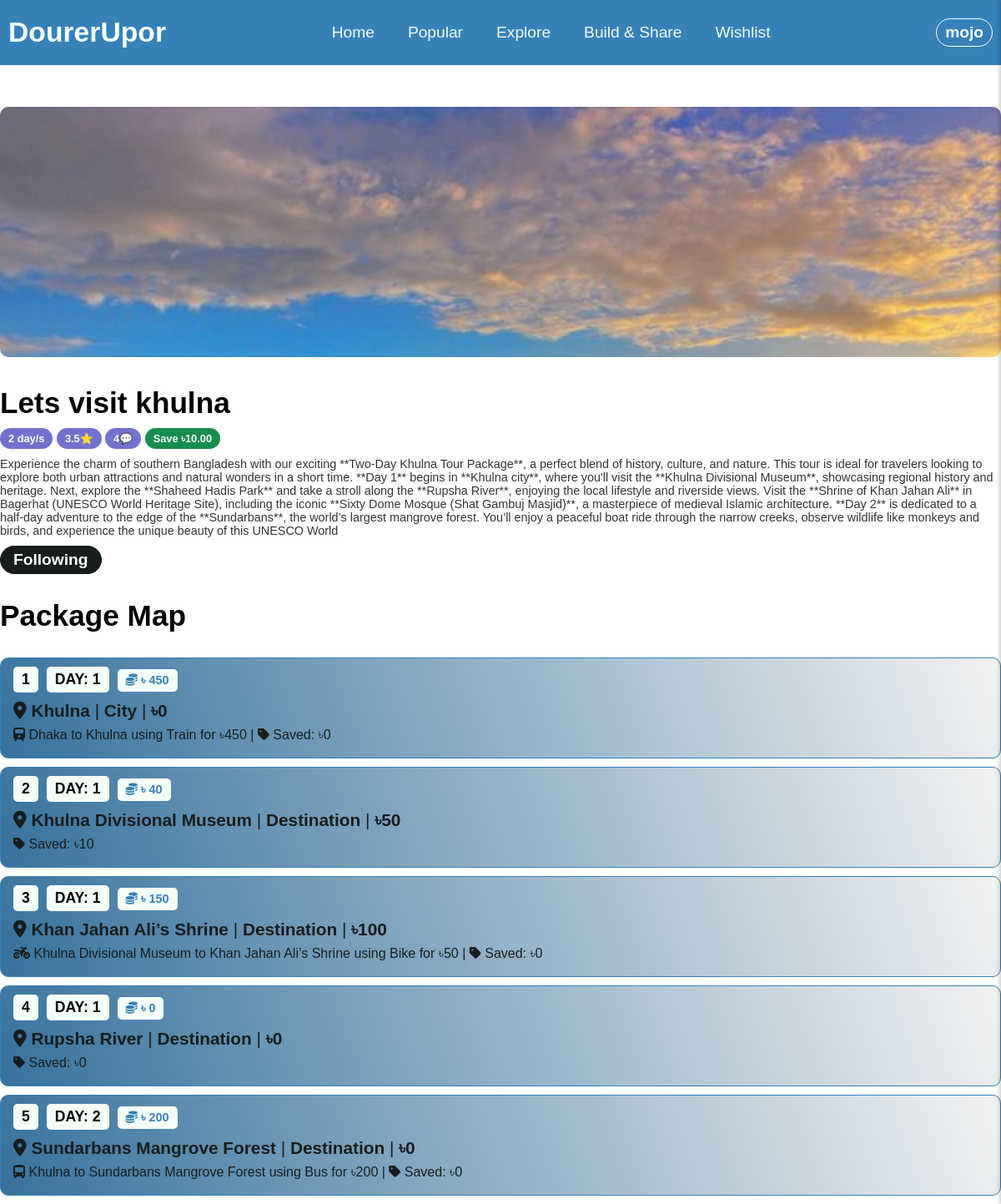
Before: /Shadhin-experiment/package.php?id=4 (signed in) with the older database file.
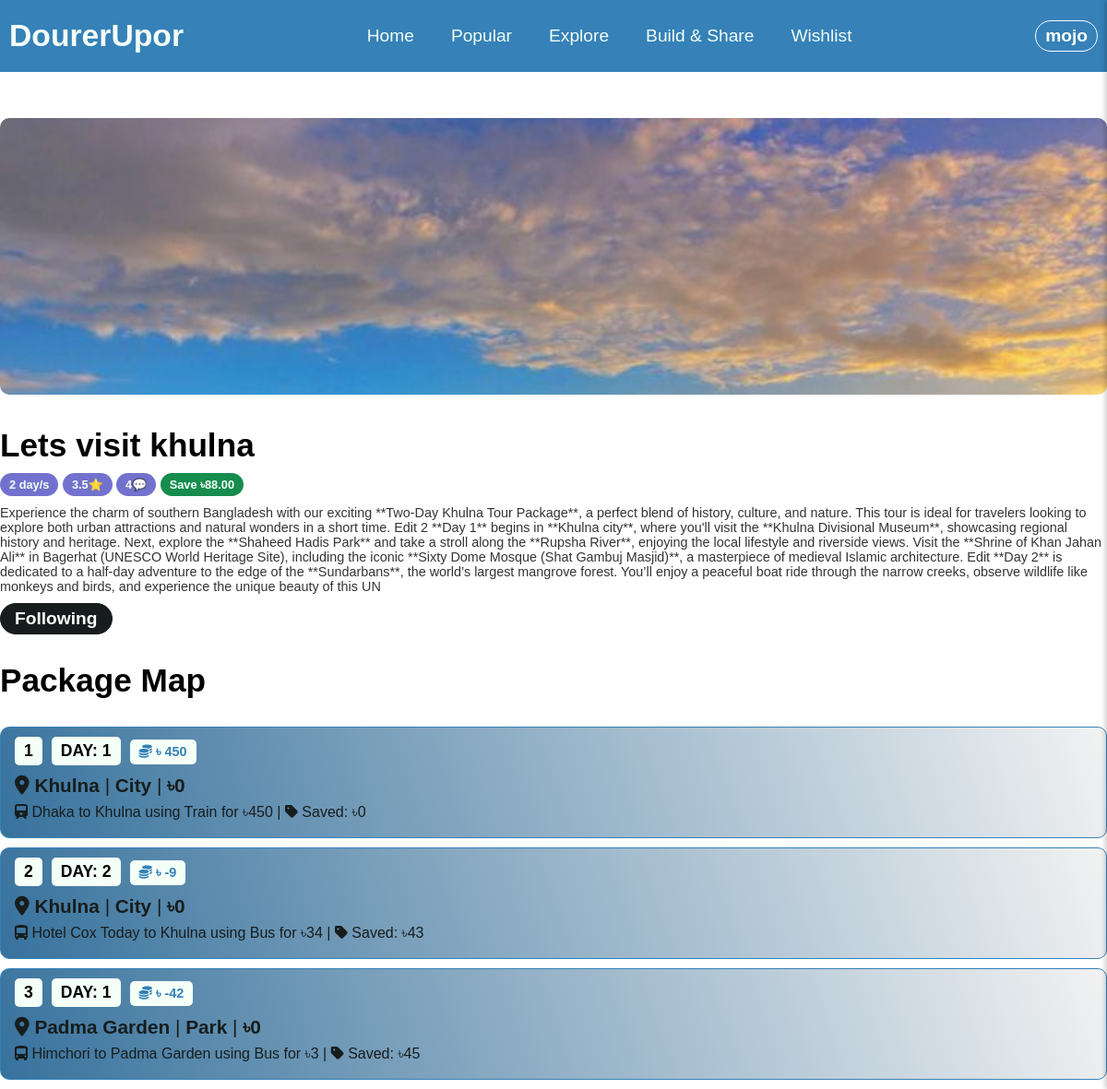
After: the same page with the newer database file.
### tables this page shows
CREATE TABLE `packages` (
  `package_id` int(11) NOT NULL,
  `package_name` varchar(255) NOT NULL,
  `publish_time` timestamp NOT NULL DEFAULT current_timestamp(),
  `build_by` int(11) NOT NULL,
  `status` varchar(255) NOT NULL DEFAULT 'pending',
  `details` varchar(1000) NOT NULL,
  `image` varchar(255) NOT NULL DEFAULT 'unknown.jpg'
);

CREATE TABLE `package_details` (
  `package_id` int(11) NOT NULL,
  `destination_id` int(11) NOT NULL,
  `money_saved` decimal(10,0) NOT NULL DEFAULT 0,
  `day_count` int(11) NOT NULL,
  `step_number` int(11) NOT NULL,
  `pickup` int(11) DEFAULT NULL,
  `transport_type` varchar(255) DEFAULT NULL,
  `cost` decimal(10,0) NOT NULL DEFAULT 0
);

CREATE TABLE `destinations` (
  `destination_id` int(11) NOT NULL,
  `name` varchar(255) NOT NULL,
  `country` varchar(255) NOT NULL DEFAULT 'Bangladesh',
  `type` varchar(255) DEFAULT 'Destination',
  `cost` decimal(10,0) NOT NULL
);

### Shadhin-experiment/DesignPatterns/imageProxy.php (called while the page is built, shortened)
<?php
function getLazyBackgroundImage($imageName) {
    return "data-bg='" . $imageName . "' class='lazy-bg'";
}
?>

### Shadhin-experiment/package.php (the view, shortened to what the changed rows need)
<?php
$packageId = isset($_GET['id']) ? intval($_GET['id']) : null;
include "decoration.php";
include "DesignPatterns/imageProxy.php";
$conn = Database::getInstance()->getConnection();
$email = isset($_SESSION['email']) ? $_SESSION['email'] : null;
$selectData = $conn->prepare("
SELECT
    p.package_id,
    p.package_name,
    p.details,
    p.image,
    COUNT(DISTINCT pf.user_id) AS Followers,
    AVG(DISTINCT r.rating) AS Rating,
    COUNT(DISTINCT r.review_id) AS TotalReview,
    SUM(DISTINCT pd.money_saved) as Saved,
    MAX(DISTINCT pd.day_count) as TotalDays,
    MAX(CASE WHEN u.email = '{$email}' THEN u.id ELSE NULL END) AS LoggedInUserId
FROM
    packages p
LEFT JOIN
    package_details pd ON p.package_id = pd.package_id
LEFT JOIN
    reviews r ON p.package_id = r.package_id
LEFT JOIN
    package_followers pf ON p.package_id = pf.package_id
LEFT JOIN
	user u ON pf.user_id = u.id
GROUP BY
    p.package_id, p.package_name
HAVING p.package_id = {$packageId}
ORDER BY Followers DESC, Rating DESC
");
$selectData->execute();
$rows = $selectData->fetchAll(PDO::FETCH_ASSOC);
?>
<!DOCTYPE html>
<html>
<head>
</head>
<body>
 <section id="package-details">
        <div class="package-details-container">
        <?php foreach ($rows as $row):
            $package_id = $row['package_id'];
            $package_name = $row['package_name'];
            $details = $row['details'];
            $coverImage = $row['image'];
            $totalDays = $row['TotalDays'];
            $rating = number_format($row['Rating'], 1);
            $totalReview = $row['TotalReview'];
            $saved = number_format($row['Saved'], 2);
            $loggedInUserId = $row['LoggedInUserId'];
        ?>
            <div class="package-details" data-package-id="<?php echo $package_id; ?>">
                <div class="left">
                    <div class="package-cover lazy-bg" <?php echo getLazyBackgroundImage("img/package-cover/{$coverImage}"); ?> style="background-repeat: no-repeat; background-size: cover; border-radius: 10px;"></div>
                </div>
                <div class="right">
                    <h3 class="package-name card-item"><?php echo htmlspecialchars($package_name); ?></h3>
                    <div class="card-item">
                        <button disabled class="theme-btn info-btn"><?php echo htmlspecialchars($totalDays); ?> day/s</button>
                        <button disabled class="theme-btn info-btn"><?php echo htmlspecialchars($rating); ?>⭐</button>
                        <button disabled class="theme-btn info-btn"><?php echo htmlspecialchars($totalReview); ?>💬</button>
                        <button disabled class="theme-btn info-btn offer">Save ৳<?php echo $saved; ?></button>
                    </div>
                    <p class="card-item package-brief"><?php echo htmlspecialchars($details); ?></p>
                    <div class="card-item">
                        <?php if (isset($_SESSION['email'])): ?>
                            <?php if ($loggedInUserId == null): ?>
                                <button class="theme-btn follow-btn">Follow</button>
                            <?php else: ?>
                                <button class="theme-btn remove-btn">Following</button>
                                <?php endif; ?>
                        <?php endif; ?>
                    </div>
                </div>
            </div>
            <?php endforeach; ?>
        </div>
    </section>
    <?php
    $selectPackageDetails = $conn->prepare("
    	SELECT p.package_id,pd.step_number as stepCount ,pd.day_count as dayCount, d.cost as DestCost, d.name as Destination, d.type as DestType, dp.name as pickup, pd.transport_type as TransType, pd.cost as transCost, pd.money_saved as Saved
		FROM package_details pd
		LEFT JOIN packages p ON p.package_id = pd.package_id
		LEFT JOIN destinations d ON d.destination_id = pd.destination_id
		LEFT JOIN destinations dp ON dp.destination_id = pd.pickup
		WHERE p.package_id = {$packageId}
		ORDER BY pd.step_number ASC
    	");
    $selectPackageDetails->execute();
	$rows = $selectPackageDetails->fetchAll(PDO::FETCH_ASSOC);
    ?>
    <section id="package-map">
    	<h1 class="package-map-title">Package Map</h1>
    	<div class="map-card-container">
    		<?php foreach ($rows as $row):
	    		$stepCount   = $row['stepCount'];
			    $dayCount    = $row['dayCount'];
			    $destCost    = $row['DestCost'];
			    $destination = $row['Destination'];
			    $destType    = $row['DestType'];
			    $pickup      = $row['pickup'];
			    $transType   = $row['TransType'];
			    $transCost   = $row['transCost'];
			    $saved       = $row['Saved']
        	?>
    		<div class="map-card">
    			<p class="p-day map-item"><?php echo htmlspecialchars($stepCount); ?></p><p class="p-day map-item">DAY: <?php echo htmlspecialchars($dayCount); ?></p><p class="p-day p-cost map-item"><i class="fa-solid fa-coins"></i> <?php echo htmlspecialchars("৳ " . $destCost+$transCost-$saved); ?></p>
    			<p class="p-main map-item"><i class="fa-solid fa-location-dot"></i> <b><?php echo htmlspecialchars($destination); ?></b> | <b><?php echo htmlspecialchars($destType); ?></b> | <b>৳<?php echo htmlspecialchars($destCost); ?></b></p>
    			<p class="p-optional map-item">
                <?php
                    $icon = '<i class="fa-solid fa-car"></i>';
                    if (!empty($transType)) {
                        $type = strtolower($transType);
                        if ($type === 'bike' || $type === 'motorcycle') {
                            $icon = '<i class="fa-solid fa-motorcycle"></i>';
                        } elseif ($type === 'train' || $type === 'metro' || $type === 'tram') {
                            $icon = '<i class="fa-solid fa-train"></i>';
                        } elseif ($type === 'plane' || $type === 'airplane' || $type === 'flight') {
                            $icon = '<i class="fa-solid fa-plane"></i>';
                        }
                        elseif ($type === 'bus' || $type === 'public transport' || $type === 'local bus') {
                            $icon = '<i class="fa-solid fa-bus-simple"></i>';
                        }
                    }
                ?>
                    <?php if (!empty($pickup)): ?>
                        <?php echo $icon . ' ' . htmlspecialchars($pickup . " to "); ?>
                    <?php endif; ?>
                    <?php if (!empty($pickup)): ?>
                        <?php echo htmlspecialchars($destination . " using "); ?>
                    <?php endif; ?>
                    <?php if (!empty($transType)): ?>
                        <?php echo htmlspecialchars($transType . " for ৳" . $transCost . " | "); ?>
                    <?php endif; ?>
                    <i class="fa-solid fa-tag"></i> Saved: ৳<?php echo htmlspecialchars($saved); ?>
                </p>
    		</div>
    		<?php endforeach; ?>
    	</div>
    </section>
</body>
</html>

Changed rows visible on the page:
removed package_details: step_number "2", day_count "1", "৳ " . $destCost+$transCost-$saved "৳ 40", destination.name "Khulna Divisional Museum", destination.type "Destination", destination.cost "50", money_saved "10"
removed package_details: step_number "3", day_count "1", "৳ " . $destCost+$transCost-$saved "৳ 150", destination.name "Khan Jahan Ali’s Shrine", destination.type "Destination", destination.cost "100", pickup.name "Khulna Divisional Museum to", destination.name "Khan Jahan Ali’s Shrine using", transport_type+cost "Bike for ৳50 |", money_saved "0"
removed package_details: step_number "4", day_count "1", "৳ " . $destCost+$transCost-$saved "৳ 0", destination.name "Rupsha River", destination.type "Destination", destination.cost "0", money_saved "0"
removed package_details: step_number "5", day_count "2", "৳ " . $destCost+$transCost-$saved "৳ 200", destination.name "Sundarbans Mangrove Forest", destination.type "Destination", destination.cost "0", pickup.name "Khulna to", destination.name "Sundarbans Mangrove Forest using", transport_type+cost "Bus for ৳200 |", money_saved "0"
changed packages "Lets visit khulna": saved "10.00" → "88.00"; details "…in a short time. **Day 1** begins in **Khulna city**, where you'll visit the **Khulna Divisional Museum**, showcasing regional history and heritage. Next, explore the **Shaheed Hadis Park** and take a stroll along the **Rupsha River**, enjoying the local lifestyle and riverside views. Visit the **Shrine of Khan Jahan Ali** in Bagerhat (UNESCO World Heritage Site), including the iconic **Sixty Dome Mosque (Shat Gambuj Masjid)**, a masterpiece of medieval Islamic architecture. **Day 2** is dedicated to a half-day adventure to the edge of the **Sundarbans**, the world’s largest mangrove forest. You’ll enjoy a peaceful boat ride through the narrow creeks, observe wildlife like monkeys and…" → "…in a short time. Edit 2 **Day 1** begins in **Khulna city**, where you'll visit the **Khulna Divisional Museum**, showcasing regional history and heritage. Next, explore the **Shaheed Hadis Park** and take a stroll along the **Rupsha River**, enjoying the local lifestyle and riverside views. Visit the **Shrine of Khan Jahan Ali** in Bagerhat (UNESCO World Heritage Site), including the iconic **Sixty Dome Mosque (Shat Gambuj Masjid)**, a masterpiece of medieval Islamic architecture. Edit **Day 2** is dedicated to a half-day adventure to the edge of the **Sundarbans**, the world’s largest mangrove forest. You’ll enjoy a peaceful boat ride through the narrow creeks, observe wildlife like…"
added package_details: step_number "2", day_count "2", "৳ " . $destCost+$transCost-$saved "৳ -9", destination.name "Khulna", destination.type "City", destination.cost "0", pickup.name "Hotel Cox Today to", destination.name "Khulna using", transport_type+cost "Bus for ৳34 |", money_saved "43"
added package_details: step_number "3", day_count "1", "৳ " . $destCost+$transCost-$saved "৳ -42", destination.name "Padma Garden", destination.type "Park", destination.cost "0", pickup.name "Himchori to", destination.name "Padma Garden using", transport_type+cost "Bus for ৳3 |", money_saved "45"
